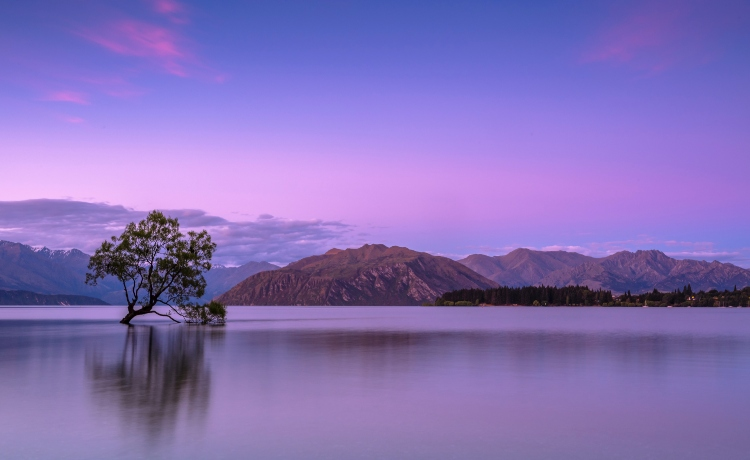
#> input picture real8.jpg, 750 x 460 px; the run also reads 1 picture not shown here
$ python model.py
#> lines starting #> are read from the running program, lines starting #| are printed output that depends on the picture; after the words box and inside, x2 and y2 are one past the last pixel; in counts of white or black regions, pixels touching at a corner belong together; long printed decimals are rounded
import cv2
import numpy as np

def detect_inconsistent_texture(image, threshold=5000, limit=5):
    # Converter a imagem em escala de cinza
    gray_image = cv2.cvtColor(image, cv2.COLOR_BGR2GRAY)

    # Aplicar o filtro de detecção de borda (Canny)
    edges = cv2.Canny(gray_image, limit, limit * 2)

    # Calcular a porcentagem de pixels ativos nas bordas
    edge_percentage = np.sum(edges) / (image.shape[0] * image.shape[1]) * 100
    print(edge_percentage)
    # Definir um limiar para detectar textura inconsistente
    if edge_percentage < threshold:
        return True #Da flag na IA.
    else:
        return False

def detect_repetitive_patterns(image, threshold=4):
    # Converter a imagem em escala de cinza
    gray_image = cv2.cvtColor(image, cv2.COLOR_BGR2GRAY)

    # Aplicar detecção de borda (Canny)
    edges = cv2.Canny(gray_image, 50, 150)

    # Calcular a porcentagem de pixels ativos nas bordas
    edge_percentage = np.sum(edges) / (image.shape[0] * image.shape[1])

    # Se a porcentagem for maior que o limiar, considerar como padrão repetitivo
    print(edge_percentage)
    if edge_percentage < threshold:
        return True #da flag que ela pode ser gerada por ia
    else:
        return False

def detect_vibrant_colors(image, threshold=17):
    # Converter a imagem de BGR para HSV (matiz, saturação, valor)
    hsv_image = cv2.cvtColor(image, cv2.COLOR_BGR2HSV)

    # Definir faixa de cores vibrantes (vermelho, amarelo, verde, azul)
    lower_vibrant = np.array([0, 100, 100])
    upper_vibrant = np.array([120, 255, 255])

    # Criar uma máscara para cores vibrantes
    mask = cv2.inRange(hsv_image, lower_vibrant, upper_vibrant)

    # Calcular a porcentagem de pixels vibrantes na imagem
    vibrant_percentage = np.sum(mask == 255) / (image.shape[0] * image.shape[1]) * 100
    print(vibrant_percentage)
    # Se a porcentagem for maior que o limiar, considerar como uso intenso de cores vibrantes
    if vibrant_percentage > threshold or vibrant_percentage < 1.0:
        return True #Posivo gerada por IA!!
    else:
        return False
def resolutionChecker(image):
        width, height, _ = image.shape
        if width == 1024 and height == 1024:
            print("1024x1024 Positivo")
            return True
        else:
            return False


import cv2


def iaChecker(image_path):
    # Carregar a imagem
    image = cv2.imread(image_path)
    weight = 0
    output_string = ""

    # Realizar as detecções
    inconsistent_texture = detect_inconsistent_texture(image)
    repetitive_patterns = detect_repetitive_patterns(image)
    vibrant_colors = detect_vibrant_colors(image)
    resolutionAnalysis = resolutionChecker(image)

    # Imprimir resultados
    if inconsistent_texture:  # FEITO CALIBRAGEM PARA IA
        ##output_string += "Textura inconsistente detectada.\n"
        weight = weight + 0.25000
        # adicionar peso de probabilidade de que ela possa ser uma IA.

    if repetitive_patterns:  # FEITO CALIBRAGEM PARA IA
        ##output_string += "Padrões repetitivos detectados.\n"
        weight = weight + 0.2500
        # adicionar peso de probabilidade que ela pode ser uma IA.

    if vibrant_colors:  # FEITO CALIBRAGEM PARA IA
        ##output_string += "Uso intenso de cores vivas e contrastantes detectado.\n"
        weight = weight + 0.1500
        # adicionar peso de probabilidade que ela pode ser uma IA.

    if resolutionAnalysis:
        output_string += "Detectado Resolucao Suspeita\n"
        weight = weight + 0.5005

    output_string += f"A probabilidade da imagem ser uma IA é de aproximadamente: {weight * 100}%\n"

    if weight > 0.50:
        output_string += "A imagem provavelmente foi gerada por IA"
        return True
    else:
        output_string += "A imagem provavelmente não foi gerada por IA"
        return False

print(iaChecker("real8.jpg"))
#> in iaChecker, image is the input picture: shape (460, 750, 3); mean B, G, R 183.6, 112.2, 132.8
#> in detect_inconsistent_texture, `gray_image = cv2.cvtColor(image, cv2.COLOR_BGR2GRAY)`:
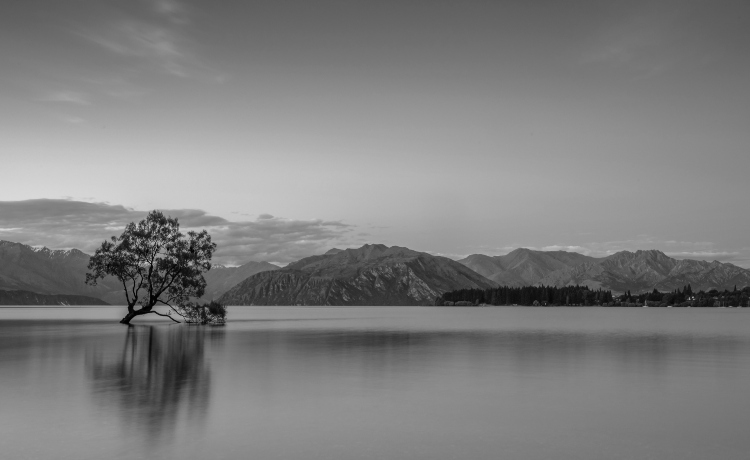
#> gray_image: shape (460, 750); min 0, max 217, mean 126.5
#> in detect_inconsistent_texture, `edges = cv2.Canny(gray_image, limit, limit * 2)`:
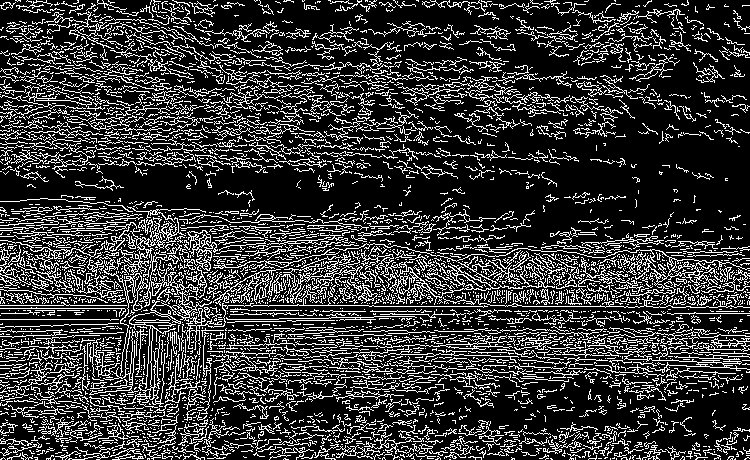
#> edges: shape (460, 750); 21.5% white in thin lines or dots
#> in detect_inconsistent_texture, `edge_percentage = np.sum(edges) / (image.shape[0] * image.shape[1]) * ..`: edge_percentage = 5484.3
#| 5484.274
#> in iaChecker, `inconsistent_texture = detect_inconsistent_texture(image)`: inconsistent_texture = False
#> in detect_repetitive_patterns, `edges = cv2.Canny(gray_image, 50, 150)`:
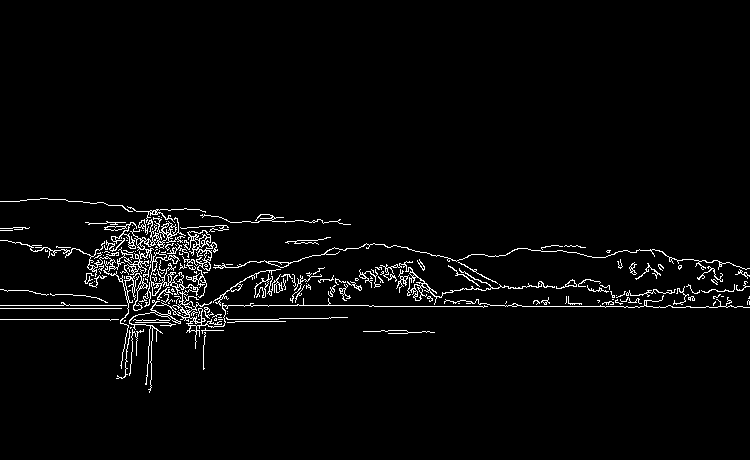
#> edges: shape (460, 750); 2.9% white in thin lines or dots, all inside (x1, y1, x2, y2) = (0, 198, 750, 393)
#> in detect_repetitive_patterns, `edge_percentage = np.sum(edges) / (image.shape[0] * image.shape[1])`: edge_percentage = 7.44
#| 7.439
#> in iaChecker, `repetitive_patterns = detect_repetitive_patterns(image)`: repetitive_patterns = False
#> in detect_vibrant_colors, `hsv_image = cv2.cvtColor(image, cv2.COLOR_BGR2HSV)`: hsv_image: shape (460, 750, 3); mean H, S, V 129.3, 100.1, 183.9
#> in detect_vibrant_colors, `mask = cv2.inRange(hsv_image, lower_vibrant, upper_vibrant)`:
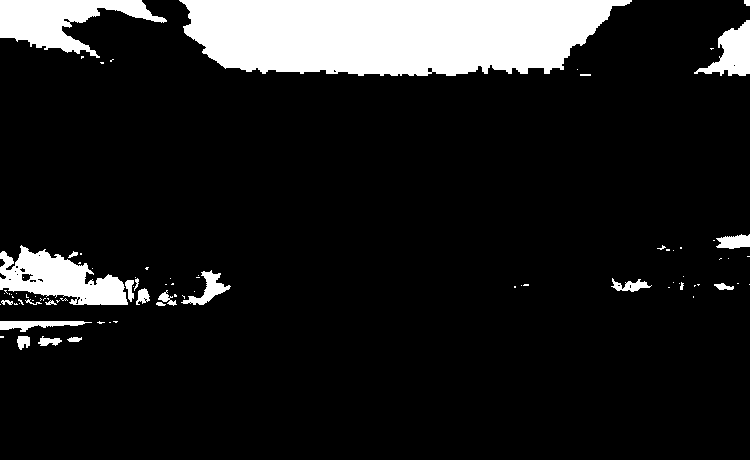
#> mask: shape (460, 750); 12.1% white; 86 white regions (62 under 20 px), largest, box (x1, y1, x2, y2) and area: (179, 0, 632, 76) 28304, (0, 0, 167, 58) 4600, (0, 245, 128, 305) 4211
#> in detect_vibrant_colors, `vibrant_percentage = np.sum(mask == 255) / (image.shape[0] * image.sha..`: vibrant_percentage = 12.1
#| 12.103
#> in iaChecker, `vibrant_colors = detect_vibrant_colors(image)`: vibrant_colors = False
print(iaChecker("real8.png"))
#| 5484.274
#| 7.439
#| 12.103

# [17 lines of commented-out code are left out]
